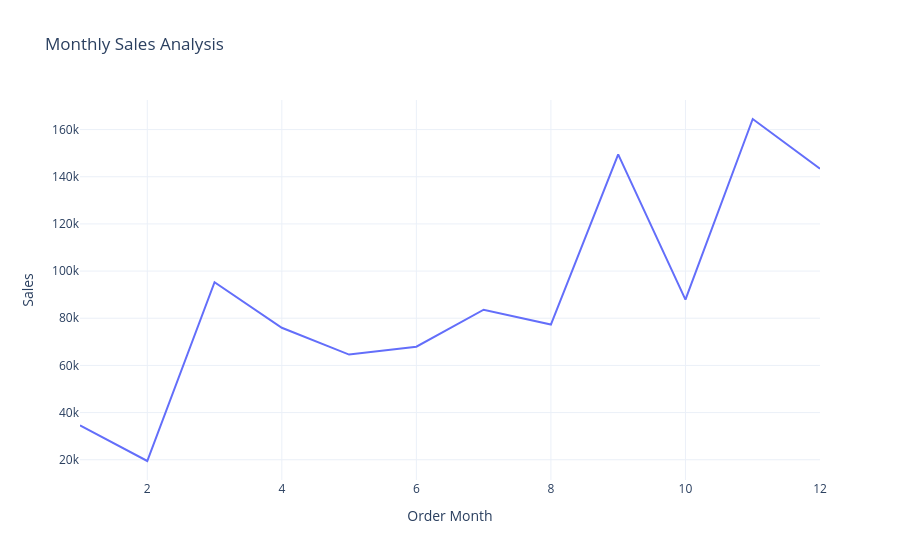

Source (notebook cell):
### Code cell
fig = px.line(sales_by_month, 
              x='Order Month', 
              y='Sales', 
              title='Monthly Sales Analysis')
fig.show()

### Figure 1 — Plotly figure (JSON) as saved in the notebook; plotly's stock layout.template omitted (floating-point values rounded to 4 significant figures)
{"data": [{"hovertemplate": "Order Month=%{x}<br>Sales=%{y}<extra></extra>", "legendgroup": "", "line": {"color": "#636efa", "dash": "solid"}, "marker": {"symbol": "circle"}, "mode": "lines", "name": "", "orientation": "v", "showlegend": false, "type": "scatter", "x": [1, 2, 3, 4, 5, 6, 7, 8, 9, 10, 11, 12], "xaxis": "x", "y": [34590.0, 19470.0, 95260.0, 75970.0, 64600.0, 67940.0, 83600.0, 77330.0, 149500.0, 87890.0, 164500.0, 143400.0], "yaxis": "y"}], "layout": {"autosize": true, "legend": {"tracegroupgap": 0}, "title": {"text": "Monthly Sales Analysis"}, "xaxis": {"anchor": "y", "autorange": true, "domain": [0, 1], "range": [1, 12], "title": {"text": "Order Month"}, "type": "linear"}, "yaxis": {"anchor": "x", "autorange": true, "domain": [0, 1], "range": [11410.0, 172500.0], "title": {"text": "Sales"}, "type": "linear"}}}
